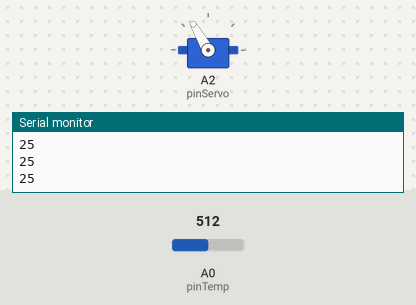
Simulated run of this sketch. Board: Arduino Uno, built with avr-gcc and run on an emulated ATmega328P. On the bench: servo, the last lines printed to the serial monitor. The test bench sets the inputs (shaded band); at power-on: A0 (pinTemp) = 512.

Above: at 1.2 s.
1.3 s: A0 (pinTemp) set to 716
At 2.1 s:
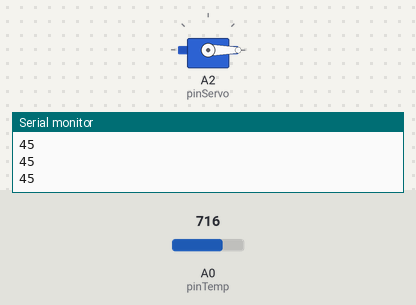
2.8 s: A0 (pinTemp) set to 1010
4.3 s: A0 (pinTemp) set to 1023
At 5.0 s:
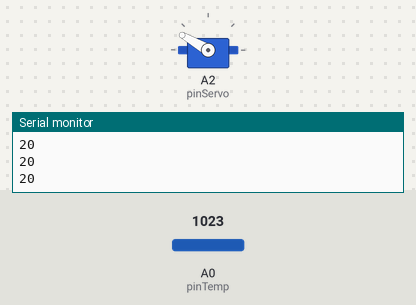
5.8 s: A0 (pinTemp) set to 900
At 6.5 s:
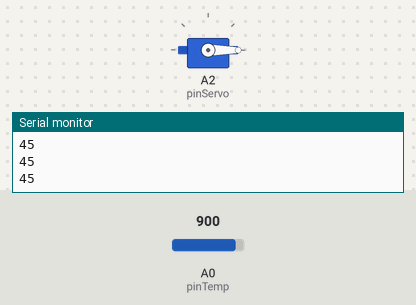
7.3 s: A0 (pinTemp) set to 306
At 8.0 s:
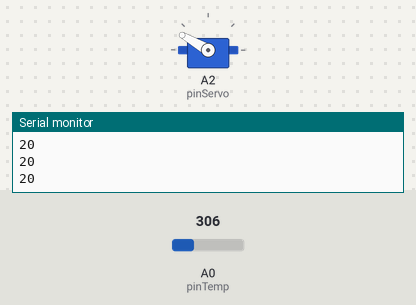
Timing chart, 0 to 9.8 s (numbered marks = the images above; inputs shaded):
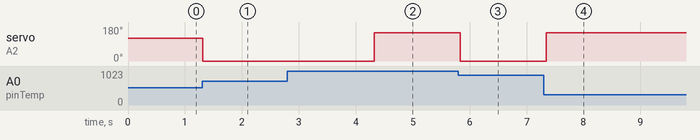

Measured:
- the behaviour switches between 1022 and 1023 on A0 (pinTemp) (found by bisection; images 1 and 2)
- after the input at 1.3 s, servo on A2 (pinServo): 120° → 0° at once
- after the input at 4.3 s, servo on A2 (pinServo): 0° → 150° at once
- after the input at 5.8 s, servo on A2 (pinServo): 150° → 0° at once
- after the input at 7.3 s, servo on A2 (pinServo): 0° → 150° after 0.05 s

The sketch:

Servo_Temperature.ino
```cpp
/*
 * demo for RS - Servo
 * db Loovee & Jump
 * 2014-6-8
 */

#include <Servo.h>
#include <Streaming.h>

#define START_ANGLE     0
#define STOP_ANGLE      150
#define SPEED           10

#define TEMP_UP         45
#define TEPM_DOWN       20

#define DEMO_INFO   "demo for RS - Servo\r\nDB Loovee & Jump \r\nhttps://github.com/reeedstudio/demo_rs_2014_Jun"

const int pinServo = A2;

const int pinTemp  = A0;

int pos = 0;
int pos_buf = 0;


Servo myservo;              // create servo object to control a servo


int temperature_get()
{
    int B = 3975;
    int val = analogRead(pinTemp);
    float resistance = (float)(1023.0-val)*10000.0/(float)val;
    float temp = 1/(log(resistance/10000)/B+1/298.15)-273.15;

    return temp;
}


void setPos()
{
    int temp = temperature_get();

    temp = temp>TEMP_UP ? TEMP_UP : temp;
    temp = temp<TEPM_DOWN ? TEPM_DOWN :temp;

    cout << temp << endl;
    pos = map(temp, TEPM_DOWN, TEMP_UP, START_ANGLE, STOP_ANGLE);

    if(pos != pos_buf)
    {
        pos_buf = pos;
        myservo.write(STOP_ANGLE - pos);
    }
}

void setup()
{
    Serial.begin(115200);
    Serial.println(DEMO_INFO);
    myservo.attach(pinServo);  // attaches the servo on pin 9 to the servo object

}


void loop()
{

    setPos();
    delay(100);
}
```
